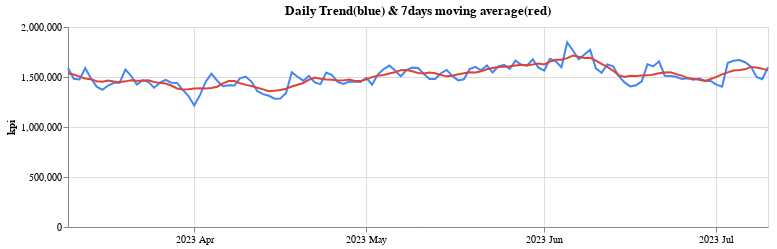
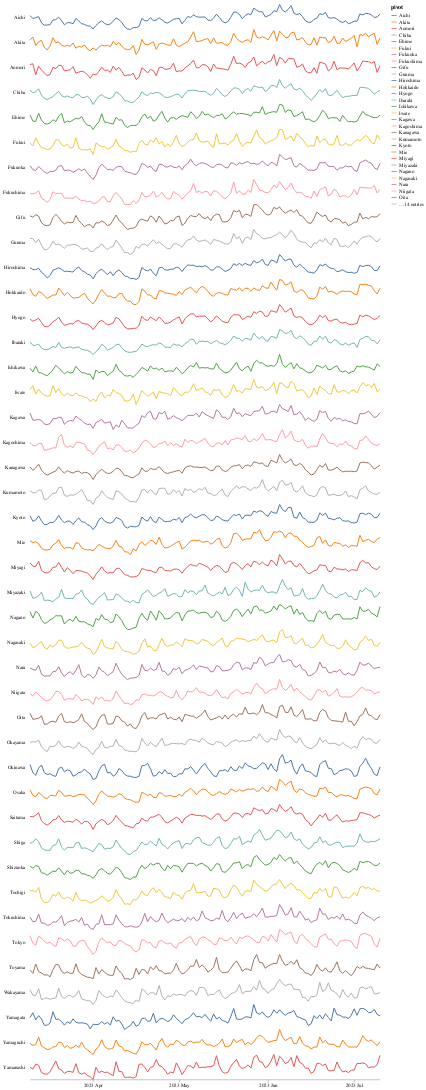
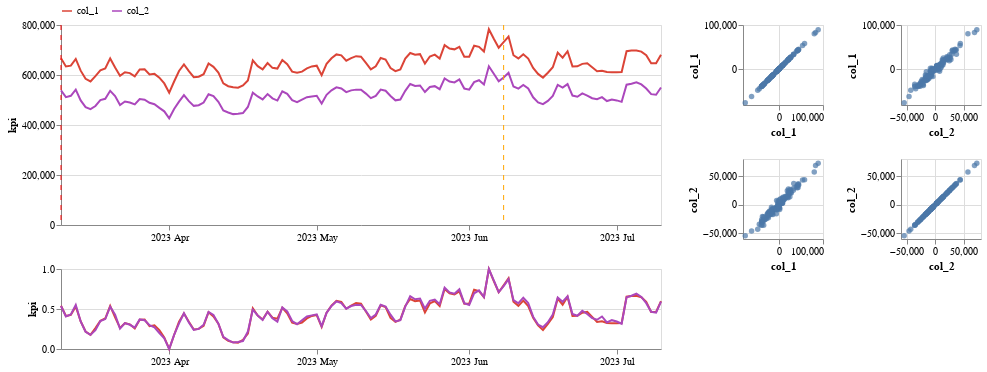
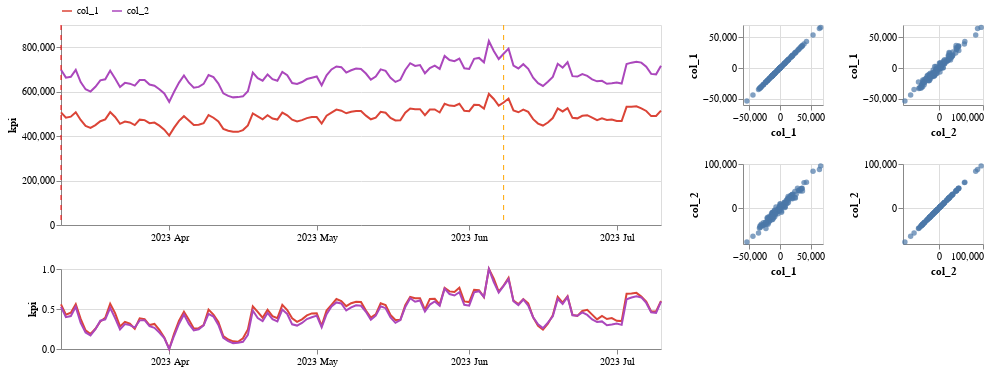

The notebook cell saved with these charts, in order:
### Code cell
# @title Step.2
%%time
case_1.load_data()
case_1.format_data()
dict_params = PreProcess.saving_params(case_1)

if case_1.purpose_selection.selected_index == 0:
  case_1.run_causalImpact()
else:
  case_1.run_experimental_design()
